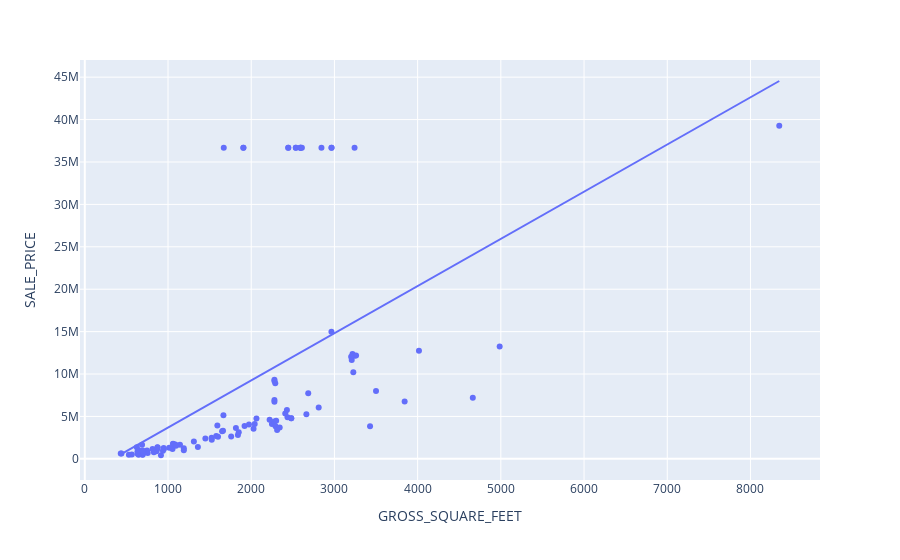

Source (notebook cell):
### Code cell
# Add an OLS (Ordinary Least Squares) trendline,
# to see how the outliers influence the "line of best fit"
fig= px.scatter(df, x='GROSS_SQUARE_FEET', y='SALE_PRICE',trendline='ols')
fig.show()
